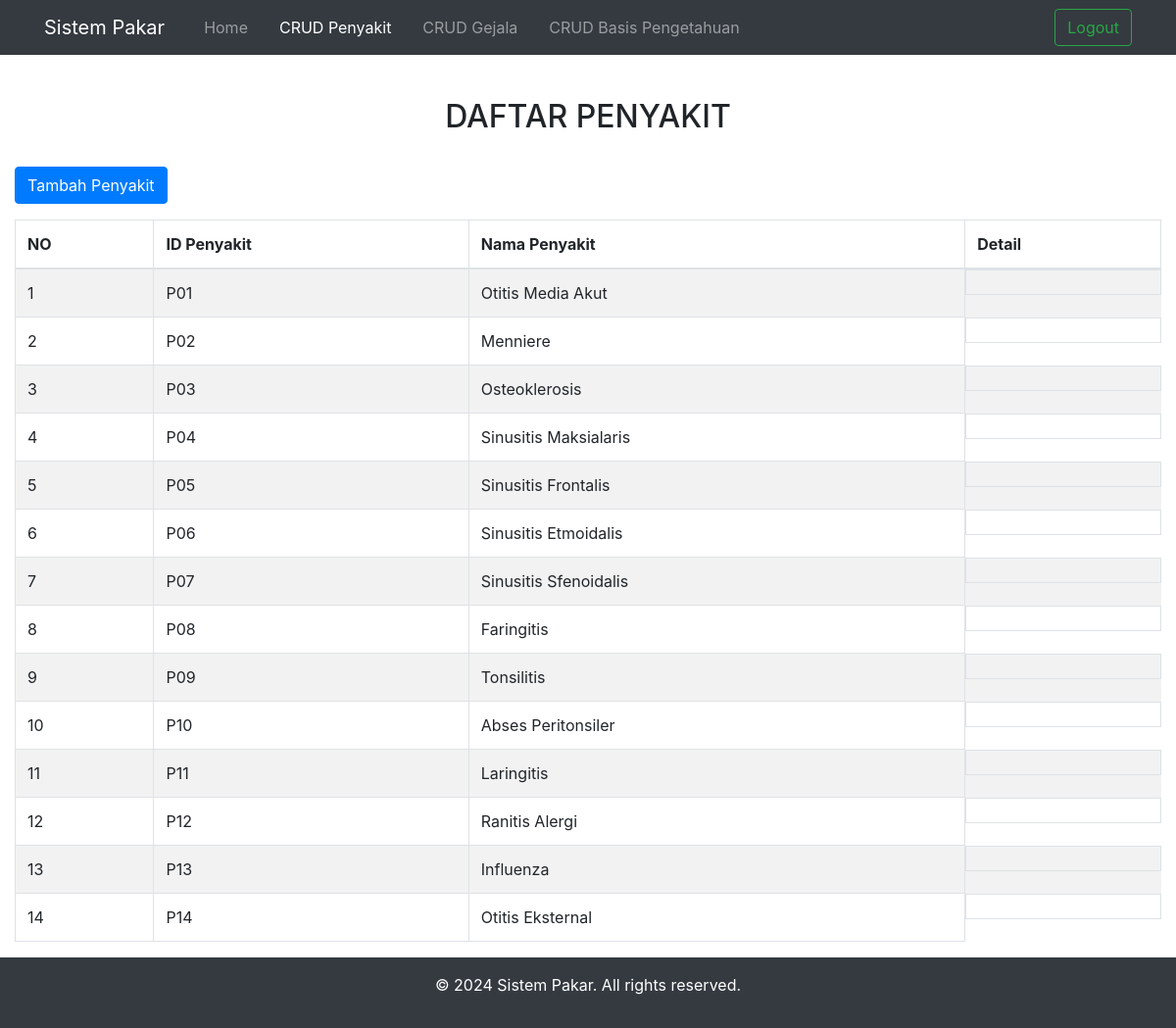
The page /admin/penyakit.php on the database its author committed.
### tables this page shows
CREATE TABLE `penyakit` (
  `idpenyakit` varchar(20) NOT NULL,
  `namapenyakit` varchar(1000) NOT NULL,
  `pengendalian` text DEFAULT NULL
);

### admin/penyakit.php (the view, shortened to what this page needs)
<?php
include('../connection/koneksi.php');
?>
<!DOCTYPE html>
<html lang="en">
<head>
  <link rel="stylesheet" href="https://maxcdn.bootstrapcdn.com/bootstrap/4.5.2/css/bootstrap.min.css">
</head>
<body>
<nav class="navbar navbar-expand-lg navbar-dark bg-dark fixed-top">
    <div class="container">
        <a class="navbar-brand" href="#">Sistem Pakar</a>
        <div class="collapse navbar-collapse" id="navbarNav">
            <ul class="navbar-nav">
                <li class="nav-item ml-3">
                    <a class="nav-link" href="homeadmin.php">Home</a>
                </li>
                <li class="nav-item ml-3">
                    <a class="nav-link active" href="penyakit.php">CRUD Penyakit</a>
                </li>
                <li class="nav-item ml-3">
                    <a class="nav-link" href="gejala.php">CRUD Gejala</a>
                </li>
                <li class="nav-item ml-3">
                    <a class="nav-link" href="basispengetahuan.php">CRUD Basis Pengetahuan</a>
                </li>
            </ul>
            <form class="form-inline ml-auto" role="search">
                <a class="btn btn-outline-success" id="myBtn" href="logout.php">Logout</a>
            </form>
        </div>
    </div>
</nav>
<div class="container-fluid text-center">
  <div class="row content">
    <div class="col-sm-12 text-left">
      <h2 class="text-center">DAFTAR PENYAKIT</h2>
      <br>
      <a href="ainputpenyakit.php" class="btn btn-primary mb-3">
        <ion-icon name="create-sharp"></ion-icon> Tambah Penyakit
      </a>
      <div class="table-responsive">
        <table class="table table-bordered table-striped">
          <thead>
            <tr>
              <th>NO</th>
              <th>ID Penyakit</th>
              <th>Nama Penyakit</th>
              <th>Detail</th>
            </tr>
          </thead>
          <tbody>
          <?php
            $query = "SELECT * FROM penyakit";
            $result = mysqli_query($konek_db, $query);
            $id = 0;
            while ($data = mysqli_fetch_array($result)){
              $id++;
              echo "<tr>
                      <td>{$id}</td>
                      <td>{$data['idpenyakit']}</td>
                      <td>{$data['namapenyakit']}</td>
                      <td class='table-actions'>
                        <a href=\"adetailpenyakit.php?id={$data['idpenyakit']}\"><ion-icon name='search-outline'></ion-icon></a>
                        <a href=\"aeditpenyakit.php?id={$data['idpenyakit']}\"><ion-icon name='create-outline'></ion-icon></a>
                        <a href=\"adeletepenyakit.php?id={$data['idpenyakit']}\" onclick='return checkDelete()'><ion-icon name='trash-outline'></ion-icon></a>
                      </td>
                    </tr>";
            }
          ?>
          </tbody>
        </table>
      </div>
    </div>
  </div>
</div>
<footer class="bg-dark text-white text-center py-3">
    <p>&copy; 2024 Sistem Pakar. All rights reserved.</p>
</footer>
</body>
</html>

### admin/penyakit.php (style rules this page uses)
.container-fluid { margin-top: 100px; }
.table-actions { display: flex; justify-content: space-around; }

### rows shown on the page
penyakit: idpenyakit "P01", namapenyakit "Otitis Media Akut"
penyakit: idpenyakit "P02", namapenyakit "Menniere"
penyakit: idpenyakit "P03", namapenyakit "Osteoklerosis"
penyakit: idpenyakit "P04", namapenyakit "Sinusitis Maksialaris"
penyakit: idpenyakit "P05", namapenyakit "Sinusitis Frontalis"
penyakit: idpenyakit "P06", namapenyakit "Sinusitis Etmoidalis"
penyakit: idpenyakit "P07", namapenyakit "Sinusitis Sfenoidalis"
penyakit: idpenyakit "P08", namapenyakit "Faringitis"
penyakit: idpenyakit "P09", namapenyakit "Tonsilitis"
penyakit: idpenyakit "P10", namapenyakit "Abses Peritonsiler"
penyakit: idpenyakit "P11", namapenyakit "Laringitis"
penyakit: idpenyakit "P12", namapenyakit "Ranitis Alergi"
penyakit: idpenyakit "P13", namapenyakit "Influenza"
penyakit: idpenyakit "P14", namapenyakit "Otitis Eksternal"
